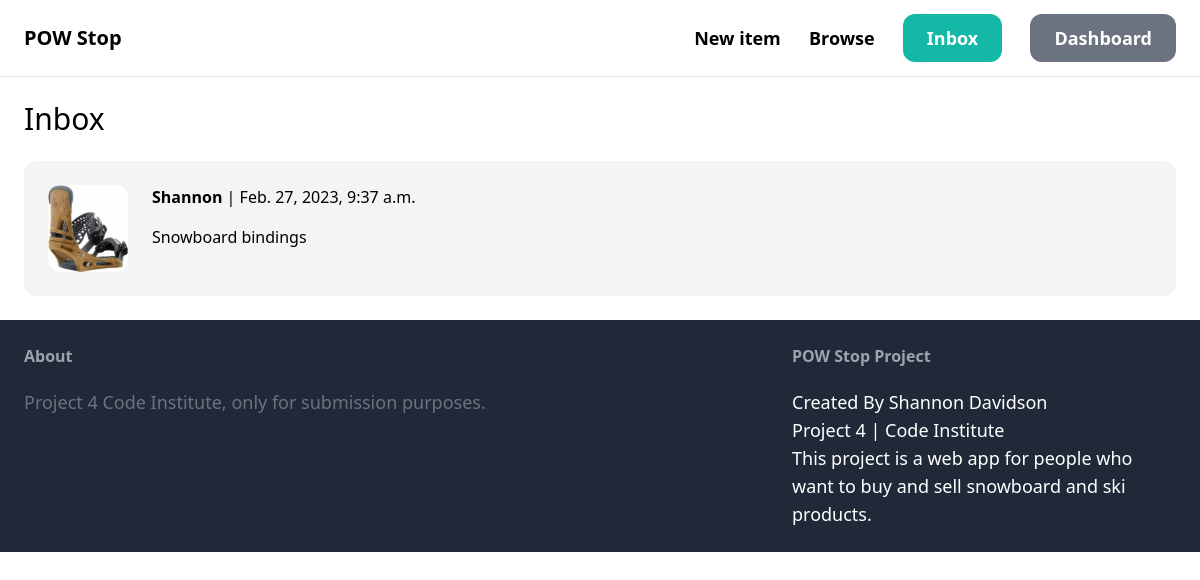
The app's page /inbox/ (signed in), older data.
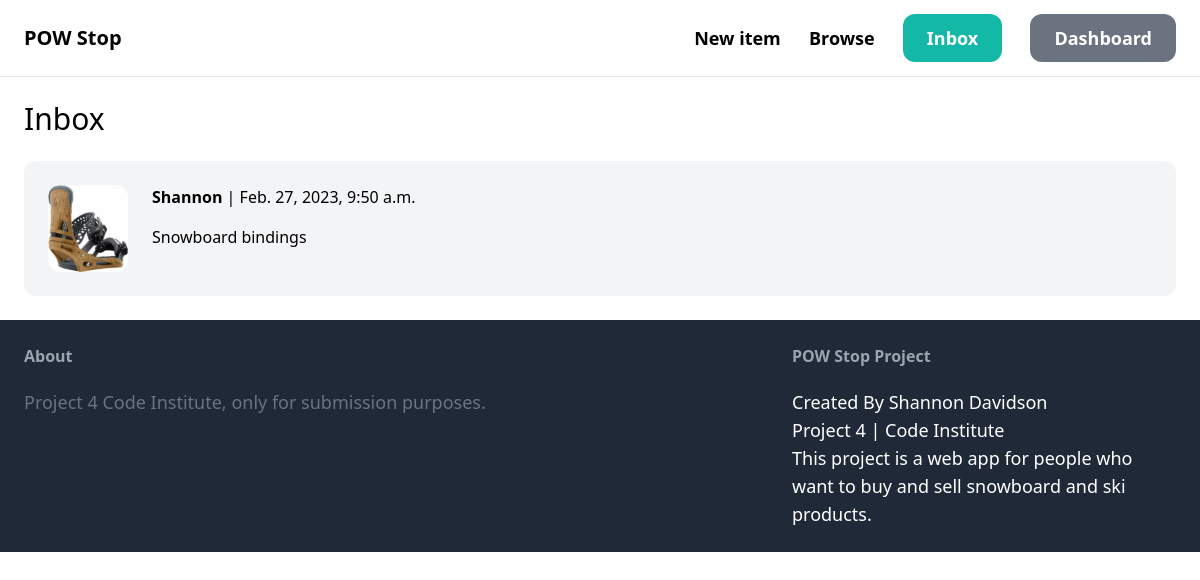
The same page, newer data.
### conversation/models.py (models this page shows)
class Conversation(models.Model):
    item = models.ForeignKey(Item, related_name='conversations', on_delete=models.CASCADE)
    members = models.ManyToManyField(User, related_name='conversations')
    created_at = models.DateTimeField(auto_now_add=True)
    modified_at = models.DateTimeField(auto_now=True)
    class Meta:
        ordering = ('-modified_at',)

### item/models.py (models this page shows, shortened)
class Item(models.Model):
    category = models.ForeignKey(Category, related_name='items', on_delete=models.CASCADE)
    name = models.CharField(max_length=255)
    description = models.TextField(blank=True, null=True)
    price = models.FloatField()
    image = models.ImageField(upload_to='item_images', blank=True, null=True)
    is_sold = models.BooleanField(default=False)
    created_by = models.ForeignKey(User, related_name='items', on_delete=models.CASCADE)
    created_at = models.DateTimeField(auto_now_add=True)

### conversation/views.py (the view)
# urls.py: path('', views.inbox, name='inbox'),
@login_required
def inbox(request):
    conversations = Conversation.objects.filter(members__in=[request.user.id])
    return render(request, 'conversation/inbox.html', {
        'conversations': conversations
    })

### conversation/templates/conversation/inbox.html (shortened to what this page needs)
{% extends 'core/base.html' %}
{% block content %}
<h1 class="mb-6 text-3xl">Inbox</h1>
<div class="space-y-6">
    {% for conversation in conversations %}
        <a href="{% url 'conversation:detail' conversation.id %}">
            <div class="p-6 flex bg-gray-100 rounded-xl">
                <div class="pr-6">
                    <img src="{{ conversation.item.image.url }}" class="w-20 rounded-xl" alt="conversational">
                </div>
                <div>
                    {% for member in conversation.members.all %}
                        {% if member != request.user %}
                            <p class="mb-4"><strong>{{ member.username }}</strong> | {{ conversation.modified_at }}</p>
                            <p>{{ conversation.item.name }}</p>
                        {% endif %}
                    {% endfor %}
                </div>
            </div>
        </a>
    {% endfor %}
</div>
{% endblock %}

Row changes from the older to the newer data that the page shows:
changed Conversation "Snowboard bindings": modified_at "Feb. 27, 2023, 9:37 a.m." → "Feb. 27, 2023, 9:50 a.m."
